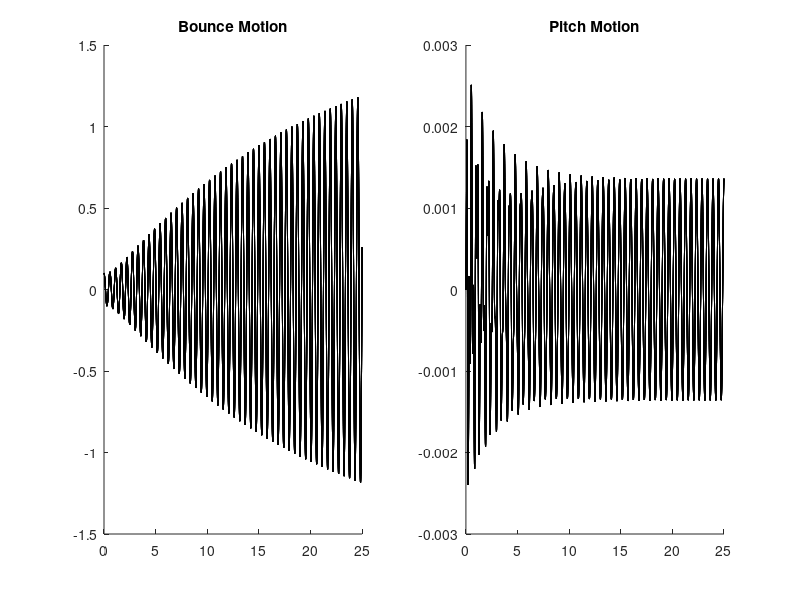

The MATLAB source for this figure:
clear all
close all
clc

%system parameters
%damping of front wheel
c_f = 50;
%stiffness of front wheel
k_f = 70000;
%damping of rear wheel
c_r = 50;
%stiffness of rear wheel
k_r = 70000;
%mass
m = 1000;
%mass moment of intertia about COM
j = 1000;
%front wheel offset from COM [m]
l_f = 2.5;
%rear wheel offset from COM [m]
l_r = 2.5;

%initial conditions
%bounce
x_0 = 0.1;
x_dot_0 = 0;
%pitch
p_0 = 0.0;%radians
p_dot_0 = 0;%radians

%excitation force magnitude
force = 2000;%[N]
%frequency of the harmonic force
omega = 1.88*2*pi;%[rad/s]

%eccentricity of the force from the COM of the mass
l_force = 0.5;%[m]

%sampling rate
fs = 100;

%time span
time_span = [0:1/fs:25];

%type of solver
solver = 'anal';

%number of test runs for each computation
n = 10;

switch solver
    case 'dsolve'
        %dsolve
        %symbolic
        for ii = 1:n
            %symbol for independent variable time
            %starting internal loop timer
            tic
            syms t;
            
            %defining symbolic function for verticle bounce
            x = symfun(str2sym('x(t)'),t);
            %velocity
            d1x = diff(x,1);
            %acceleration
            d2x = diff(x,2);
            
            %defining symbolic function for pitch
            p = symfun(str2sym('p(t)'),t);
            %angular velocity
            d1p = diff(p,1);
            d2p = diff(p,2);
            %defining system equations for verticle bounce and pitch
            %verticle bounce
            sysEq1 = (m*d2x + (c_r + c_f)*d1x + (c_f*l_f - c_r*l_r)*d1p + (k_r + k_f)*x + (k_f*l_f - k_r*l_r)*p == force*cos(omega*t));
            %pitch
            sysEq2 = (j*d2p + (c_f*l_f - c_r*l_r)*d1x + (c_f*l_f^2 + c_r*l_r^2)*d1p + (k_f*l_f - k_r*l_r)*x + (k_f*l_f^2 + k_r*l_r^2)*p == l_force*force*cos(omega*t));
            
            
            %solving the two equations
            %the results/output variables are written in alphabetical order
            [p,x] =  dsolve(sysEq1,sysEq2,x(0) == x_0,p(0) == p_0,d1x(0) == x_dot_0,d1p(0) == p_dot_0,t);
            %stopping timer for capturing computational time
            computational_time_sym(ii) = toc;
            %substituting the independent variable t with the input time span
            %bounce
            x_t_sym = double(subs(x,t,time_span));
            %function handle for bounce velocity
            v_fun = matlabFunction(diff(x));
            %bounce velocity
            v_t_sym = feval(v_fun,time_span);
            %pitch motion
            p_t_sym = double(subs(p,t,time_span));
            %function handle for pitch angular velocity
            vp_fun = matlabFunction(diff(p));
            %bounce velocity
            vp_t_sym = feval(vp_fun,time_span);
            %plotting the motions
            figure(1)
            subplot(1,2,1)
            hold on
            aa = plot(time_span,x_t_sym,'-*','color','k')
            bb = plot(time_span,v_t_sym,'-*','color','r')
            legend([aa,bb],'Bounce Motion','Bounce Velocity')
            title('Bounce Motion')
            subplot(1,2,2)
            hold on
            cc = plot(time_span,p_t_sym,'-*','color','k')
            dd = plot(time_span,vp_t_sym,'-*','color','r')
            legend([cc,dd],'Pitch Angular Motion','Pitch Angular Velocity')
            title('Pitch Motion')
        end
        %average computation time for symbolic solution
        sym_time = sum(computational_time_sym)/n;
        
        
    case 'ode45'
        for jj = 1:n
            tic
            %initial conditions vector
            w_0 = [x_0;p_0;x_dot_0;p_dot_0];
            [t,results] = ode45(@(t,w)statefunction(w,t,m,j,k_f,k_r,c_f,c_r,l_f,l_r,force,omega,l_force),time_span,w_0);
            computational_time_num(jj) = toc;
            %bounce motion
            x_t_num = results(:,1);
            %pitch motion
            p_t_num = results(:,2);
            %bounce velocity
            v_t_num = results(:,3);
            %pitch velocity
            vp_t_num = results(:,4);
            
            %plotting the motions
            figure(1)
            subplot(1,2,1)
            hold on
            aa = plot(time_span,x_t_num,'-*','color','k')
            bb = plot(time_span,v_t_num,'-*','color','r')
            legend([aa,bb],'Bounce Motion','Bounce Velocity')
            title('Bounce Motion')
            subplot(1,2,2)
            hold on
            cc = plot(time_span,p_t_num,'-*','color','k')
            dd = plot(time_span,vp_t_num,'-*','color','r')
            legend([cc,dd],'Pitch Angular Motion','Pitch Angular Velocity')
            title('Pitch Motion')
        end
        
        %average computation time for numerical solution
        num_time = sum(computational_time_num)/n;
        
        
    case 'anal'
        for kk = 1:n
            tic
            %system matrices
            %mass matrix
            M = [m,0;0,j];
            %stiffness matrix
            K = [(k_r + k_f),(k_f*l_f - k_r*l_r);(k_f*l_f - k_r*l_r),(k_f*l_f^2 + k_r*l_r^2)];
            %damping matrix
            C = [(c_r + c_f),(c_f*l_f - c_r*l_r);(c_f*l_f - c_r*l_r),(c_f*l_f^2 + c_r*l_r^2)];
            %excitation matrix
            h = [force*cos(omega*time_span);l_force*force*cos(omega*time_span)];%2xlength(time_span) matrix
            
            %for every time step in the time span
            %non homogeneous (particular) solution
            h_star = 0.5*[force;l_force*force];%2x1 matrix
            %frequency response matrix
            %basically a sum of three 2x2 matrices and its inverse
            F_star = inv(-(omega^2)*M + i*omega*C + K);%2x2 matrix
            
            %X star matrix
            X_star = F_star*h_star;%2x1 matrix
            
            %conjugate of X_star
            X_star_bar = conj(X_star);
            
            %particular solution
            %in the following expression
            %2x1 matrix * 1xlength(time_span) matrix
            X_p = X_star*exp(i*omega*time_span) + X_star_bar*exp(-i*omega*time_span);%2xlength(time_span) matrix
            V_p = i*omega*X_star*exp(i*omega*time_span) - i*omega*X_star_bar*exp(-i*omega*time_span);%2xlength(time_span) matrix
            %bounce particular motion
            x_t_p = X_p(1,:);
            v_t_p = V_p(1,:);
            %pitch particular motion
            p_t_p = X_p(2,:);
            vp_t_p = V_p(2,:);
            
            
            %homogeneous solution
            %using polyeigen function to find out the eigenvalues and
            %eigenvectoes of the system
            %in this system, the mass matrix is associated with lambda^2,
            %stiffness matrix is associated with lambda^0 and damping matrix is
            %associated with lambda
            [eigen_vector,lambda] = polyeig(K,C,M);
            
            %the eigen values
            %for this particular case, eigen values are coming out as conjugate
            %complex pairs with negative real parts and thus the system is
            %comparitively weakly damped
            l_1 = lambda(1);
            l_2 = lambda(2);
            l_3 = lambda(3);
            l_4 = lambda(4);
            
            %eigen vector elements
            %first eigen vector
            c_11 = eigen_vector(1,1);
            c_12 = eigen_vector(2,1);
            %second eigenvector
            c_21 = eigen_vector(1,2);
            c_22 = eigen_vector(2,2);
            %3rd eigen vector
            c_31 = eigen_vector(1,3);
            c_32 = eigen_vector(2,3);
            %4th eigenvector
            c_41 = eigen_vector(1,4);
            c_42 = eigen_vector(2,4);
            
            
            
            %modified initial condition matrix
            w_0 = [x_0 - X_star(1) - X_star_bar(1);p_0 - X_star(2) - X_star_bar(2);x_dot_0 - i*omega*X_star(1) + i*omega*X_star_bar(1);p_dot_0 - i*omega*X_star(2) + i*omega*X_star_bar(2)];
            %intermediate eigen vector matrix
            A = [c_11,c_21,c_31,c_41;c_12,c_22,c_32,c_42;l_1*c_11,l_2*c_21,l_3*c_31,l_4*c_41;l_1*c_12,l_2*c_22,l_3*c_32,l_4*c_42];
            %integration constants matrix
            int_const = A\w_0;
            
            %EOM for bounce
            x_t_h = real(c_11*int_const(1)*exp(l_1*time_span) + c_21*int_const(2)*exp(l_2*time_span) + c_31*int_const(3)*exp(l_3*time_span) + c_41*int_const(4)*exp(l_3*time_span));
            v_t_h = real(l_1*c_11*int_const(1)*exp(l_1*time_span) + l_2*c_21*int_const(2)*exp(l_2*time_span) + l_3*c_31*int_const(3)*exp(l_3*time_span) + l_4*c_41*int_const(4)*exp(l_4*time_span));
            %EOM for pitch
            p_t_h = real(c_12*int_const(1)*exp(l_1*time_span) + c_22*int_const(2)*exp(l_2*time_span) + c_32*int_const(3)*exp(l_3*time_span) + c_42*int_const(4)*exp(l_4*time_span));
            vp_t_h = real(l_1*c_12*int_const(1)*exp(l_1*time_span) + l_2*c_22*int_const(2)*exp(l_2*time_span) + l_3*c_32*int_const(3)*exp(l_3*time_span) + l_4*c_42*int_const(4)*exp(l_4*time_span));
            
            
            %bounce motion
            x_t_anal = x_t_h + x_t_p;
            %bounce velocity
            v_t_anal = v_t_h + v_t_p;
            %pitch motion
            p_t_anal = p_t_h + p_t_p;
            %pitch velocity
            vp_t_anal = vp_t_h + vp_t_p;
            
            %computation time for each test run/loop
            computational_time_anal(kk) = toc;
            %plotting
            figure(1)
            subplot(1,2,1)
            hold on
            aa = plot(time_span,x_t_anal,'color','k')
            % bb = plot(time_span,v_t_anal,'-*','color','r')
            % legend([aa,bb],'Bounce Motion','Bounce Velocity')
            title('Bounce Motion')
            subplot(1,2,2)
            hold on
            cc = plot(time_span,p_t_anal,'color','k')
            % dd = plot(time_span,vp_t_anal,'-*','color','r')
            % legend([cc,dd],'Pitch Angular Motion','Pitch Angular Velocity')
            title('Pitch Motion')
            
            
        end
        %average computation time for analytical solution
        anal_time = sum(computational_time_anal)/n;
        
        %only for small or no damping
        eigen_frq_angular = abs(lambda);
        eigen_freq = eigen_frq_angular/(2*pi);
end


